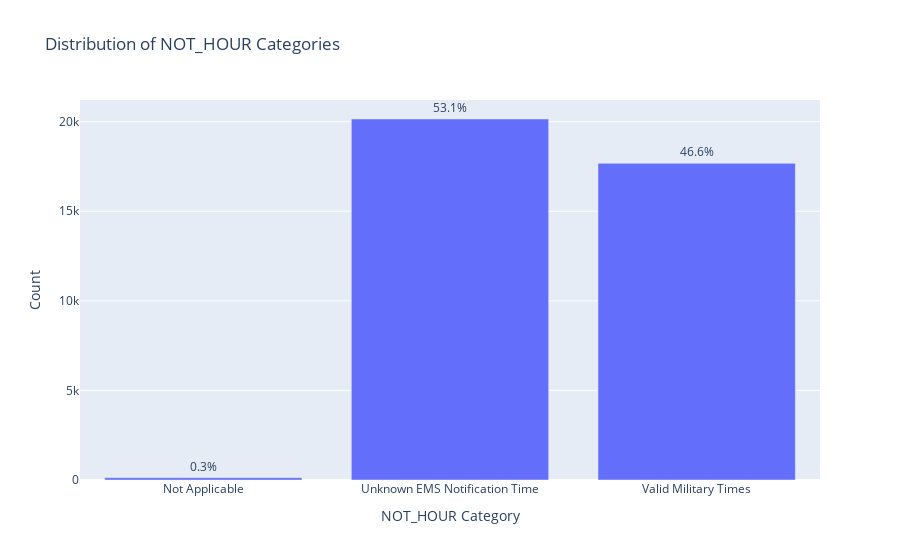

This figure's notebook cell:
### Code cell
# ...existing code...

import plotly.express as px

def categorize_not_hour(val):
    if 0 <= val <= 23:
        return 'Valid Military Times'
    elif 99 <= val <= 23:
        return 'Known Hours, Unknown Minutes'
    elif val == 88:
        return 'Not Applicable (Not Notified)'
    elif val == 9998 or val == 98:
        return 'Unknown if Notified'
    elif val == 99 or val == 9999:
        return 'Unknown EMS Notification Time'
    else:
        return 'Other'

not_hour_cat = df['NOT_HOUR'].apply(categorize_not_hour)
cat_counts = not_hour_cat.value_counts().sort_index()
cat_percents = 100 * cat_counts / len(df)

fig = px.bar(
    x=cat_counts.index,
    y=cat_counts.values,
    labels={'x': 'NOT_HOUR Category', 'y': 'Count'},
    title='Distribution of NOT_HOUR Categories',
    text=[f"{p:.1f}%" for p in cat_percents]
)
fig.update_traces(textposition='outside')
fig.show()
# ...existing code...

### Figure 1 — Plotly figure (JSON) as saved in the notebook; plotly's stock layout.template omitted (floating-point values rounded to 4 significant figures)
{"data": [{"alignmentgroup": "True", "hovertemplate": "NOT_HOUR Category=%{x}<br>Count=%{y}<br>text=%{text}<extra></extra>", "legendgroup": "", "marker": {"color": "#636efa", "pattern": {"shape": ""}}, "name": "", "offsetgroup": "", "orientation": "v", "showlegend": false, "text": ["0.3%", "53.1%", "46.6%"], "textposition": "outside", "type": "bar", "x": ["Not Applicable", "Unknown EMS Notification Time", "Valid Military Times"], "xaxis": "x", "y": [131, 20148, 17672], "yaxis": "y"}], "layout": {"barmode": "relative", "legend": {"tracegroupgap": 0}, "title": {"text": "Distribution of NOT_HOUR Categories"}, "xaxis": {"anchor": "y", "domain": [0, 1], "title": {"text": "NOT_HOUR Category"}}, "yaxis": {"anchor": "x", "domain": [0, 1], "title": {"text": "Count"}}}}
